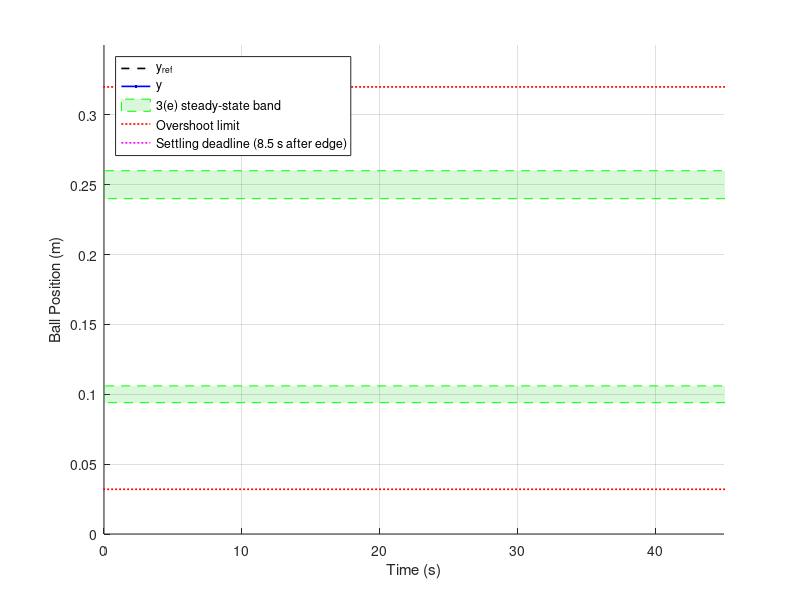

Write the MATLAB code that produced this figure. (Note: this script raises an error after producing the figure.)
clear; clc; close all;

%% Settings
port       = "COM3";
baudrate   = 115200;
bufferSec  = 45;      % seconds of history shown in the live plot 
refreshSec = 0.05;    % plot refresh interval (s)
sampleRate = 200;     % expected samples per second (5 ms log interval), used to size the buffer

%% Assessment levels (3(e) and demo)
ss_lo  = [0.094 0.106];   % steady-state band at the 0.10 m level
ss_hi  = [0.240 0.260];   % steady-state band at the 0.25 m level
os_hi  = 0.320;           % overshoot limit, rising step
os_lo  = 0.032;           % overshoot limit, falling step
ts_max = 8.5;             % settling time limit (s)
edgeStep = 0.07;          % change in y_ref (m) that counts as a reference edge
yMid   = 0.175;           % y_ref above this value is the high level

%% Live figure
fig = figure('Name', 'Lab 3 live plot (close this window to stop)', 'NumberTitle', 'off');
ax  = axes(fig);  hold(ax, 'on');  grid(ax, 'on');
xl  = [-1e6 1e6];

hBand = patch(ax, [xl(1) xl(2) xl(2) xl(1)], [ss_hi(1) ss_hi(1) ss_hi(2) ss_hi(2)], ...
              [0 0.8 0], 'FaceAlpha', 0.15, 'EdgeColor', 'g', 'LineStyle', '--');
patch(ax, [xl(1) xl(2) xl(2) xl(1)], [ss_lo(1) ss_lo(1) ss_lo(2) ss_lo(2)], ...
      [0 0.8 0], 'FaceAlpha', 0.15, 'EdgeColor', 'g', 'LineStyle', '--', ...
      'HandleVisibility', 'off');
hOS = plot(ax, xl, [os_hi os_hi], 'r:', 'LineWidth', 1.2);
plot(ax, xl, [os_lo os_lo], 'r:', 'LineWidth', 1.2, 'HandleVisibility', 'off');
hTs  = plot(ax, nan, nan, 'm:', 'LineWidth', 1.2);   % legend entry for settling deadlines
hRef = plot(ax, nan, nan, 'k--', 'LineWidth', 1.2);
hY   = plot(ax, nan, nan, 'b',   'LineWidth', 1.2);

ylim(ax, [0 0.35]);  xlim(ax, [0 bufferSec]);
xlabel(ax, 'Time (s)');  ylabel(ax, 'Ball Position (m)');
legend(ax, [hRef hY hBand hOS hTs], 'y_{ref}', 'y', '3(e) steady-state band', ...
       'Overshoot limit', sprintf('Settling deadline (%.1f s after edge)', ts_max), ...
       'Location', 'northwest');

%% Serial setup
s = serialport(port, baudrate);
s.Timeout = 2;
flush(s);
write(s, 1, "uint8");   % start signal

%% Rolling buffer (only the recent past is kept, so memory never grows)
cap  = ceil(2.5 * bufferSec * sampleRate);   % buffer capacity (samples)
keep = floor(0.6 * cap);                     % samples kept when the buffer is trimmed
tt = nan(cap, 1);  rr = nan(cap, 1);  yy = nan(cap, 1);
n = 0;  t0us = [];

tsLines = gobjects(0);   tsTimes = [];   % settling deadline markers
prevRef = [];  tLastEdge = 0;  tLastOut = 0;

%% Live loop (runs until the figure is closed)
plotTimer = tic;
while ishandle(fig)
    try
        line = readline(s);
    catch
        continue;   % read timeout, try again
    end
    values = str2double(split(line, ","));
    if numel(values) ~= 7 || any(isnan(values))
        continue;   % skip partial or corrupted lines
    end

    if isempty(t0us), t0us = values(1); end

    % Trim the oldest samples when the buffer is full
    if n == cap
        tt(1:keep) = tt(cap-keep+1:cap);
        rr(1:keep) = rr(cap-keep+1:cap);
        yy(1:keep) = yy(cap-keep+1:cap);
        n = keep;
    end
    n = n + 1;
    tt(n) = (values(1) - t0us) / 1e6;
    rr(n) = values(2);
    yy(n) = values(3);

    tNow = tt(n);  rNow = rr(n);  yNow = yy(n);

    % Reference edge: start a new settling deadline marker
    if ~isempty(prevRef) && abs(rNow - prevRef) > edgeStep
        tLastEdge = tNow;
        tLastOut  = tNow;
        tsLines(end+1) = plot(ax, [tNow+ts_max tNow+ts_max], [0 0.35], 'm:', ...
                              'LineWidth', 1.2, 'HandleVisibility', 'off');
        tsTimes(end+1) = tNow + ts_max;
    end
    prevRef = rNow;

    % Current band and settling estimate
    if rNow > yMid, b = ss_hi; else, b = ss_lo; end
    inBand = (yNow >= b(1)) && (yNow <= b(2));
    if ~inBand, tLastOut = tNow; end

    % Refresh the plot at a fixed rate
    if toc(plotTimer) > refreshSec
        plotTimer = tic;
        tLo = max(0, tNow - bufferSec);
        iStart = find(tt(1:n) >= tLo, 1);
        if isempty(iStart), iStart = 1; end

        set(hRef, 'XData', tt(iStart:n), 'YData', rr(iStart:n));
        set(hY,   'XData', tt(iStart:n), 'YData', yy(iStart:n));
        xlim(ax, [tLo tLo+bufferSec]);

        % Drop deadline markers that have scrolled out of view
        old = tsTimes < tLo;
        delete(tsLines(old));  tsLines(old) = [];  tsTimes(old) = [];

        if inBand, flag = 'IN BAND'; else, flag = 'OUT OF BAND'; end
        title(ax, sprintf(['t = %.1f s | y_{ref} = %.2f m | y = %.4f m | %s | ' ...
              'settling so far %.2f s (limit %.1f s)'], ...
              tNow, rNow, yNow, flag, tLastOut - tLastEdge, ts_max));
        drawnow limitrate;
    end
end
